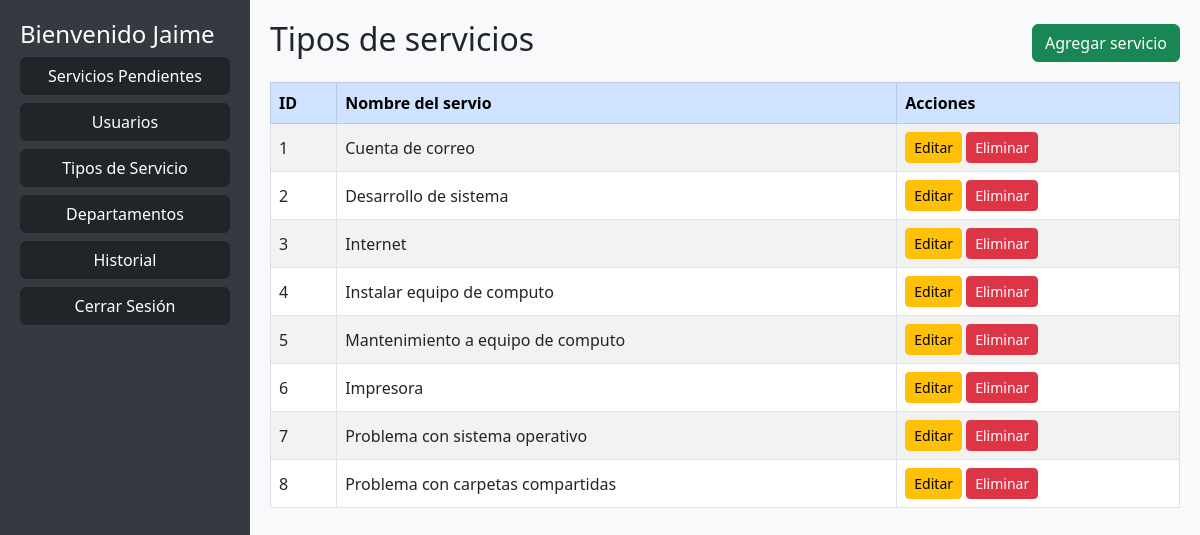
/tiposervicio.php, run on the app's committed database.
### tables this page shows
CREATE TABLE `tiposervicio` (
  `id_tipo_servicio` int(11) NOT NULL,
  `nombre_servicio` varchar(100) NOT NULL
);

### tiposervicio.php (the view, shortened to what this page needs)
<?php
include 'conexion.php';
$sql = "SELECT id_tipo_servicio, nombre_servicio FROM tiposervicio";
$resultado = $conn->query($sql);
?>
<!DOCTYPE html>
<html>
<head>
    <link href="https://cdn.jsdelivr.net/npm/bootstrap@5.3.0/dist/css/bootstrap.min.css" rel="stylesheet">
</head>
<body class="bg-light">
<?php include 'menu_lateral.php'; ?>
<div style="margin-left: 250px; padding: 20px;">
    <div class="d-flex justify-content-between align-items-center mb-3">
        <h2>Tipos de servicios</h2>
        <a href="agregar_tipo.php" class="btn btn-success">Agregar servicio</a>
    </div>
    <table class="table table-bordered table-hover table-striped align-middle">
        <thead class="table-primary">
            <tr>
                <th>ID</th>
                <th>Nombre del servio</th>
                <th>Acciones</th>
            </tr>
        </thead>
        <tbody>
            <?php while ($row = $resultado->fetch_assoc()): ?>
                <tr>
                    <td><?= $row['id_tipo_servicio'] ?></td>
                    <td><?= $row['nombre_servicio'] ?></td>
                    <td>
                        <a href="editar_tipo.php?id=<?= $row['id_tipo_servicio'] ?>" class="btn btn-warning btn-sm">Editar</a>
                        <a href="eliminar_tipo.php?id=<?= $row['id_tipo_servicio'] ?>" class="btn btn-danger btn-sm" onclick="return confirm('¿Eliminar este tipo de servicio?')">Eliminar</a>
                    </td>
                </tr>
            <?php endwhile; ?>
        </tbody>
    </table>
</div>
</body>
</html>

### data on the page
tiposervicio: id_tipo_servicio "1", nombre_servicio "Cuenta de correo"
tiposervicio: id_tipo_servicio "2", nombre_servicio "Desarrollo de sistema"
tiposervicio: id_tipo_servicio "3", nombre_servicio "Internet"
tiposervicio: id_tipo_servicio "4", nombre_servicio "Instalar equipo de computo"
tiposervicio: id_tipo_servicio "5", nombre_servicio "Mantenimiento a equipo de computo"
tiposervicio: id_tipo_servicio "6", nombre_servicio "Impresora"
tiposervicio: id_tipo_servicio "7", nombre_servicio "Problema con sistema operativo"
tiposervicio: id_tipo_servicio "8", nombre_servicio "Problema con carpetas compartidas"
